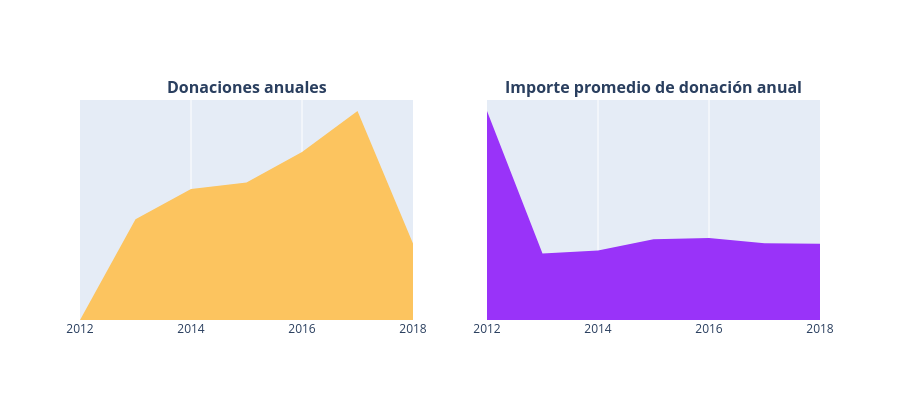

Notebook cell for this chart:
### Markdown cell above
> - **Donantes más generosos: **
> - Un donante que no es profesor, proveniente de **Manhattan Beach, California** ha donado más de **18,000 veces** (representado como D1 en el gráfico de la esquina superior izquierda) en donorschoose. Otro donante que tampoco es profesor, de Nueva York, ha donado una enorme cantidad total equivalente a **1.8 M USD** en aproximadamente 10,513 donaciones (representado como D1 en el gráfico de la esquina superior derecha). 
> - El pago único más alto de **60K** para el proyecto "Learning to Play while Playing to Learn" fue realizado por un donante de **Anahola, Hawaii** y él/ella ha hecho un total de 223 donaciones hasta el momento. 

## <a id="3.4"> 3.4 ¿Qué montos de donación se recibieron y en qué momentos? </a>

### Donaciones por año 
 - 3.4.1 Número de donaciones por año 
 - 3.4.2 Monto promedio de donación por año

### Code cell
# Creación de columnas de fecha asegurando el formato correcto
donations_df['Donation Date'] = pd.to_datetime(donations_df['Donation Received Date'])
donations_df['Donation Year'] = donations_df['Donation Date'].dt.year
donations_df['Donation Month'] = donations_df['Donation Date'].dt.month
donations_df['Donation Day'] = donations_df['Donation Date'].dt.day
donations_df['Donation Weekday'] = donations_df['Donation Date'].dt.weekday
donations_df['Donation Hour'] = donations_df['Donation Date'].dt.hour

# Agrupación cuidando mayúsculas y nombres de columnas
t1 = donations_df.groupby('Donation Year').agg({'Donation Month': 'count', 'Donation Amount': 'mean'}).reset_index()
t1.columns = ['Donation Year', 'total donations', 'average amount']

x = t1['Donation Year']
y1 = t1['total donations']
y2 = t1['average amount']

# Creación de los trazos para las gráficas de área
trace1 = go.Scatter(x=x, y=y1, fill='tozeroy', fillcolor='#fcc45f', mode='none')
trace2 = go.Scatter(x=x, y=y2, fill='tozeroy', fillcolor='#9933f9', mode='none')

# Configuración de subplots con la función moderna
fig = make_subplots(rows=1, cols=2, print_grid=False, subplot_titles=['<b>Donaciones anuales</b>', '<b>Importe promedio de donación anual</b>'])

fig.append_trace(trace1, 1, 1)
fig.append_trace(trace2, 1, 2)

# --- CORRECCIÓN AQUÍ: Se eliminó 'autotick' de yaxis y yaxis2 ---
fig['layout'].update(
    height=400, 
    showlegend=False, 
    yaxis=dict(
        autorange=True,
        showgrid=False,
        zeroline=False,
        showline=False,
        ticks='',
        showticklabels=False
    ), 
    yaxis2=dict(
        autorange=True,
        showgrid=False,
        zeroline=False,
        showline=False,
        ticks='',
        showticklabels=False
    )
)

# Mostrar gráfica
iplot(fig)

### Figure 1 — Plotly figure (JSON) as saved in the notebook; plotly's stock layout.template omitted (floating-point values rounded to 4 significant figures)
{"data": [{"fill": "tozeroy", "fillcolor": "#fcc45f", "mode": "none", "type": "scatter", "x": [2012, 2013, 2014, 2015, 2016, 2017, 2018], "xaxis": "x", "y": [149, 573983, 746608, 783362, 957265, 1190542, 435975], "yaxis": "y"}, {"fill": "tozeroy", "fillcolor": "#9933f9", "mode": "none", "type": "scatter", "x": [2012, 2013, 2014, 2015, 2016, 2017, 2018], "xaxis": "x2", "y": [166.7, 53.01, 55.53, 64.45, 65.45, 61.21, 60.74], "yaxis": "y2"}], "layout": {"annotations": [{"font": {"size": 16}, "showarrow": false, "text": "<b>Donaciones anuales</b>", "x": 0.225, "xanchor": "center", "xref": "paper", "y": 1, "yanchor": "bottom", "yref": "paper"}, {"font": {"size": 16}, "showarrow": false, "text": "<b>Importe promedio de donación anual</b>", "x": 0.775, "xanchor": "center", "xref": "paper", "y": 1, "yanchor": "bottom", "yref": "paper"}], "height": 400, "showlegend": false, "xaxis": {"anchor": "y", "domain": [0, 0.45]}, "xaxis2": {"anchor": "y2", "domain": [0.55, 1]}, "yaxis": {"anchor": "x", "autorange": true, "domain": [0, 1], "showgrid": false, "showline": false, "showticklabels": false, "ticks": "", "zeroline": false}, "yaxis2": {"anchor": "x2", "autorange": true, "domain": [0, 1], "showgrid": false, "showline": false, "showticklabels": false, "ticks": "", "zeroline": false}}}
